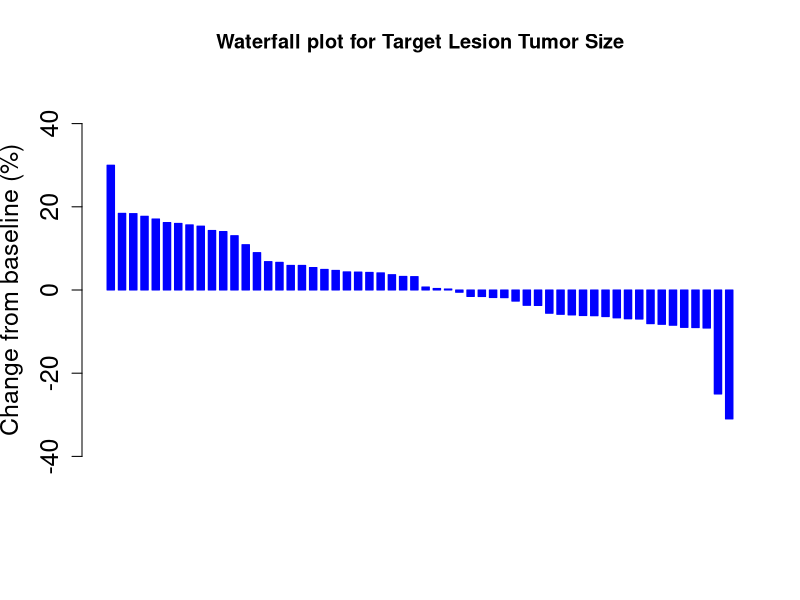
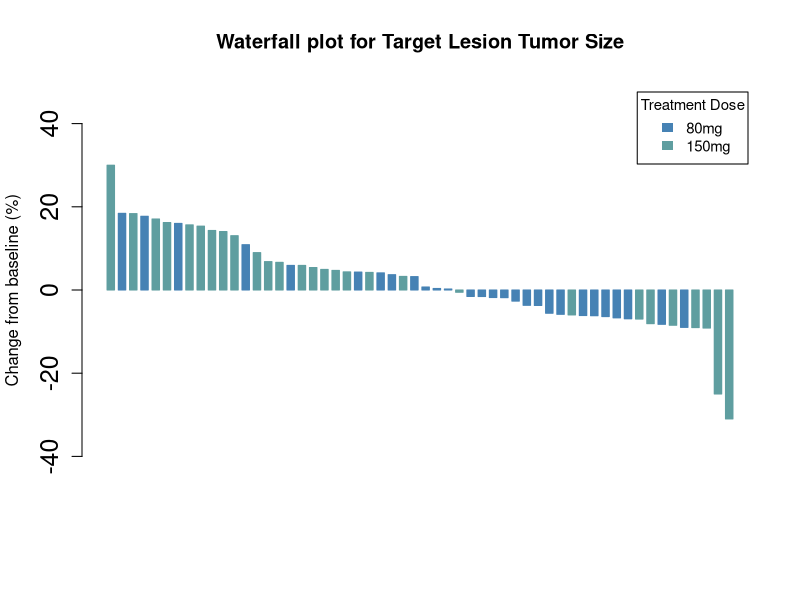
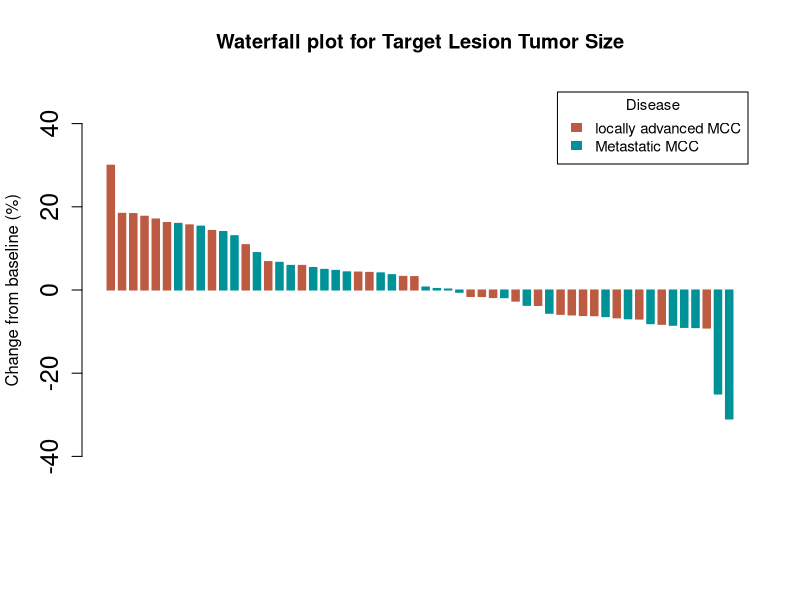
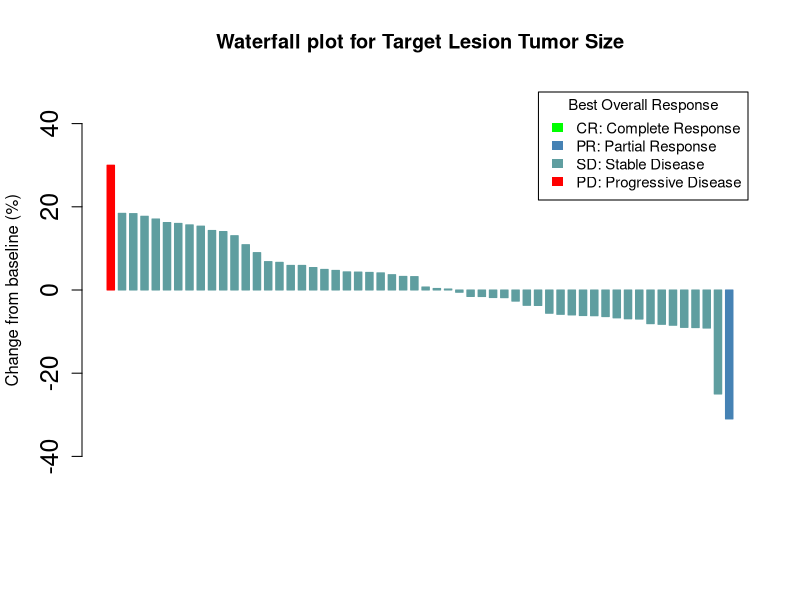
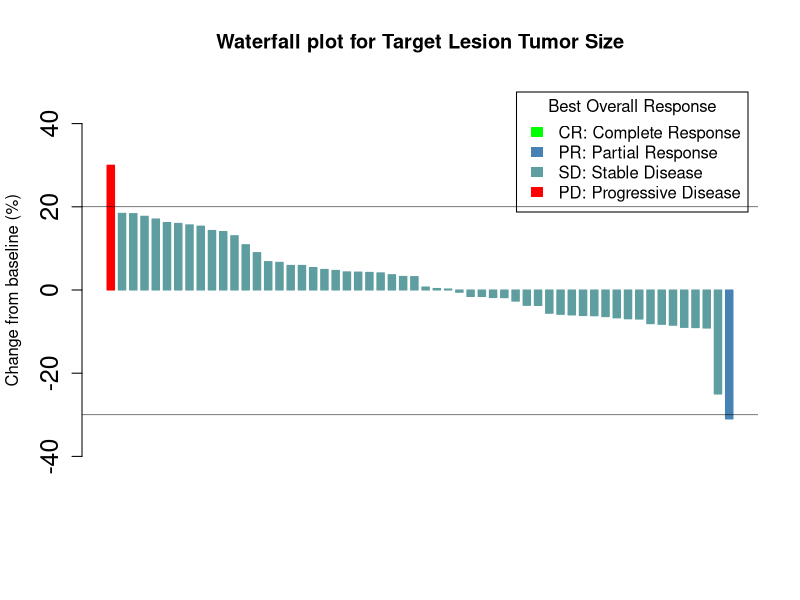

The R script that drew these images, in order:
##https://www.themillerlab.io/posts/waterfall_charts_in_r/

library(tidyverse)
library(dplyr)
library(knitr)

# We will first create a data set that specifies patients with locally advanced/unresectable MCC and metastatic disease.

# Waterfall plots are displayed in descending order from the worst tumor response from baseline value on the left to the best value on the right side of the plot
## Therefore, we will create data for 55 subjects and order them in decreasing order since a positive value here represents increase in tumor size from baseline and a negative value represents a decrease in size.

# We will randomly assign the two doses, 80 mg or 150 mg, to the 56 subjects
Merkel <- data.frame(
  id=c(1:56), 
  type = sample((rep(c("laMCC", "metMCC"), times =28))), 
  response = c(30, sort(runif(n=53,min=-10,max=19), decreasing=TRUE),-25,-31), 
  dose= sample(rep(c(80, 150), 28)))

# Let's assign Best Overall Response (BOR)
Merkel$BOR= (c("PD", rep(c("SD"), times =54),"PR"))

kable((Merkel))


MCC<- barplot(Merkel$response, 
              col="blue", 
              border="blue", 
              space=0.5, ylim=c(-50,50), 
              main = "Waterfall plot for Target Lesion Tumor Size", 
              ylab="Change from baseline (%)",
              cex.axis=1.5, cex.lab=1.5)



col <- ifelse(Merkel$dose == 80, 
              "steelblue", # if dose = 80 mg, then the color will be steel blue
              "cadetblue") # if dose != 80 mg (i.e. 150 mg here), then the color will be cadet blue

MCC<- barplot(Merkel$response, 
              col=col, 
              border=col, 
              space=0.5, 
              ylim=c(-50,50),
              main = "Waterfall plot for Target Lesion Tumor Size", 
              ylab="Change from baseline (%)",
              cex.axis=1.5, 
              legend.text= c( "80mg", "150mg"),
              args.legend=list(title="Treatment Dose", fill=c("steelblue", "cadetblue"), border=NA, cex=0.9))



col <- ifelse(Merkel$type == "laMCC", 
              "#BC5A42", # if type of disease = locally MCC, then the color will be #BC5A42 (deep red)
              "#009296") # if type of disease != locaally MCC (i.e. mMCC), then the color will be ##009296 (greenish-blue)

MCC<- barplot(Merkel$response, 
              col=col, 
              border=col, 
              space=0.5, 
              ylim=c(-50,50),
              main = "Waterfall plot for Target Lesion Tumor Size", 
              ylab="Change from baseline (%)",
              cex.axis=1.5, 
              legend.text= c( "locally advanced MCC", "Metastatic MCC"),
              args.legend=list(title="Disease", fill=c("#BC5A42", "#009296"), border=NA, cex=0.9))


col <- ifelse(Merkel$BOR == "CR", 
              "green", # if a subject had a CR the bar will be green, if they did not have a CR....
              ifelse(Merkel$BOR == "PR", 
                     "steelblue", # then, if a subject had a PR the bar will be steel blue, if they did not have a PR or CR....
                     ifelse(Merkel$BOR == "PD", 
                            "red", # then, if a subject had a PD the bar will be red, otherwise if they did not have a PR or CR or PD.... 
                            ifelse(Merkel$BOR == "SD", 
                                   "cadetblue", # then they must have ahd a SD, so the bar will be cadetblue, otherwise....
                                   "") # the color will be blank (which is not really an option, b/c they must have either a CR, PR, PD or SD)
                     )))


MCC<- barplot(Merkel$response, 
              col=col, 
              border=col, 
              space=0.5, 
              ylim=c(-50,50),
              main = "Waterfall plot for Target Lesion Tumor Size", ylab="Change from baseline (%)",
              cex.axis=1.5, 
              legend.text= c( "CR: Complete Response", "PR: Partial Response", "SD: Stable Disease", "PD: Progressive Disease"),
              args.legend=list(title="Best Overall Response", fill=c("green","steelblue",  "cadetblue", "red"), border=NA, cex=0.9))


col <- ifelse(Merkel$BOR == "CR", 
              "green",
              ifelse(Merkel$BOR == "PR", 
                     "steelblue",
                     ifelse(Merkel$BOR == "PD", 
                            "red", 
                            ifelse(Merkel$BOR == "SD", 
                                   "cadetblue", ""))))

MCC<- barplot(Merkel$response, 
              col=col, 
              border=col, 
              space=0.5, 
              ylim=c(-50,50),
              main = "Waterfall plot for Target Lesion Tumor Size",
              ylab="Change from baseline (%)",
              cex.axis=1.5, 
              legend.text= c( "CR: Complete Response", "PR: Partial Response", "SD: Stable Disease", "PD: Progressive Disease"),
              args.legend=list(title="Best Overall Response", fill=c("green","steelblue",  "cadetblue", "red"), border=NA, cex=1.0))

# Use the abline() function
## The abline() function is a simple way to add lines in R
### It takes the arguments: abline(a=NULL, b=NULL, h=NULL, v=NULL, ...)
#### a, b : single values denoting the intercept and the slope of the line
#### h : the y-value(s) for horizontal line(s)
#### v : the x-value(s) for vertical line(s)

abline(h=20, col = "black", lwd=0.5) # The "PD" line
abline(h=-30, col = "black", lwd=0.5) # This "PR" line
